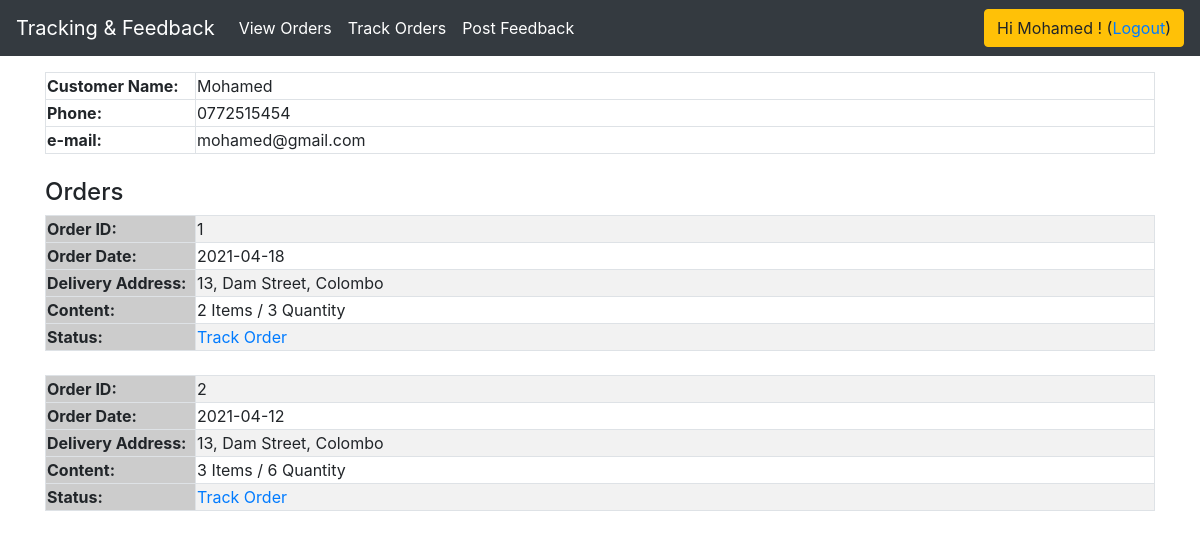
Screenshot of /orders.php (signed in) with the database file from the repository.
### tables this page shows
CREATE TABLE IF NOT EXISTS `customers` (
  `seno` bigint(20) UNSIGNED NOT NULL AUTO_INCREMENT,
  `name` varchar(200) NOT NULL,
  `l_name` varchar(300) NOT NULL,
  `email` varchar(300) NOT NULL,
  `phone` varchar(20) NOT NULL,
  `username` varchar(300) NOT NULL,
  `password` varchar(300) NOT NULL,
  PRIMARY KEY (`seno`),
  UNIQUE KEY `seno` (`seno`)
);

CREATE TABLE IF NOT EXISTS `carts` (
  `seno` bigint(20) UNSIGNED NOT NULL AUTO_INCREMENT,
  `customer_id` varchar(100) NOT NULL,
  `date` date NOT NULL,
  `delivery_address` text NOT NULL,
  `status` varchar(20) NOT NULL DEFAULT 'pending',
  UNIQUE KEY `seno` (`seno`)
);

### Connections/dbconnect.php (called while the page is built, shortened)
<?php
$hostname_dbconnect = "localhost";
$username_dbconnect = "root";
$password_dbconnect = "";
$dbconnect = mysql_pconnect($hostname_dbconnect, $username_dbconnect, $password_dbconnect) or trigger_error(mysql_error(),E_USER_ERROR);
$logoutAction = $_SERVER['PHP_SELF']."?doLogout=true";
$getUsername= "-1";
if (isset($_SESSION['MM_Username'])) {
  $getUsername = $_SESSION['MM_Username'];
}
$query_get_customer_info = "SELECT * FROM customers WHERE username = '$getUsername'";
$get_customer_info = mysql_query($query_get_customer_info, $dbconnect) or die(mysql_error());
$row_get_customer_info = mysql_fetch_assoc($get_customer_info);
$customer_name = $row_get_customer_info['name'].' '.$row_get_customer_info['l_name'];
$cusID = $row_get_customer_info['seno'];
?>

### orders.php (the view, shortened to what this page needs)
<?php require_once('Connections/dbconnect.php'); ?>
<?php
$query_list_orders = "SELECT * FROM carts WHERE customer_id = '$cusID' ORDER BY `date` DESC";
$list_orders = mysql_query($query_list_orders, $dbconnect) or die(mysql_error());
$row_list_orders = mysql_fetch_assoc($list_orders);
?>
<!doctype html>
<html>
<head>
<link href="css/bootstrap-4.3.1.css" rel="stylesheet" type="text/css">
</head>
<body>
<nav class="navbar navbar-expand-lg navbar-dark bg-dark"> <a class="navbar-brand" href="#">Tracking &amp; Feedback</a>
  <div class="collapse navbar-collapse" id="navbarSupportedContent1">
    <ul class="navbar-nav mr-auto">
      <li class="nav-item active"> <a class="nav-link" href="orders.php">View Orders</a> </li>
      <li class="nav-item active"> <a class="nav-link" href="track.php">Track Orders</a> </li>
      <li class="nav-item active"> <a class="nav-link" href="feedback.php">Post Feedback</a> </li>
    </ul>
	 <div class="btn btn-warning">Hi <?php echo $customer_name; ?>! (<a href="<?php echo $logoutAction ?>">Logout</a>)</div>
  </div>
</nav>
<div class="container mt-3">
<div class="row">
	<div class="col-md-12">
	<table width="100%" border="0" class="table-bordered">
  <tbody>
    <tr>
      <td width="150"><strong>Customer Name:</strong></td>
      <td><?php echo $customer_name; ?></td>
      </tr>
    <tr>
      <td width="150"><strong>Phone:</strong></td>
      <td><?php echo $row_get_customer_info['phone']; ?></td>
      </tr>
    <tr>
      <td width="150"><strong>e-mail:</strong></td>
      <td><?php echo $row_get_customer_info['email']; ?></td>
      </tr>
  </tbody>
</table>
<h4 class="alert-heading mt-4">Orders</h4>
<?php do { ?>
<?php
$orderID = $row_list_orders['seno'];
$query_order_contents = "SELECT COUNT(seno), SUM(quantity) FROM carts_items WHERE cart_id = '$orderID'";
$order_contents = mysql_query($query_order_contents, $dbconnect) or die(mysql_error());
$row_order_contents = mysql_fetch_assoc($order_contents);
?>
  <table width="100%" border="0" class="table-bordered table-striped">
    <tbody>
      <tr>
        <td width="150" bgcolor="#CCC"><strong>Order ID:</strong></td>
        <td><?php echo $row_list_orders['seno']; ?></td>
        </tr>
      <tr>
        <td width="150" bgcolor="#CCC"><strong>Order Date:</strong></td>
        <td><?php echo $row_list_orders['date']; ?></td>
        </tr>
      <tr>
        <td width="150" bgcolor="#CCC"><strong>Delivery Address:</strong></td>
        <td><?php echo $row_list_orders['delivery_address']; ?></td>
        </tr>
      <tr>
        <td bgcolor="#CCC"><strong>Content:</strong></td>
        <td><?php echo $row_order_contents['COUNT(seno)']; ?> Items / <?php echo $row_order_contents['SUM(quantity)']; ?> Quantity </td>
      </tr>
      <tr>
        <td width="150" bgcolor="#CCC"><strong>Status:</strong></td>
        <td><a href="track.php?orderID=<?php echo $row_list_orders['seno']; ?>">Track Order</a></td>
        </tr>
    </tbody>
  </table><br>
  <?php } while ($row_list_orders = mysql_fetch_assoc($list_orders)); ?>
	</div>
</div>
</div>
</body>
</html>

### rows the page displays
customers: customer_name "Mohamed", phone "0772515454", email "mohamed@gmail.com"
carts: seno "1", date "2021-04-18", delivery_address "13, Dam Street, Colombo", COUNT "2", SUM "3"
carts: seno "2", date "2021-04-12", delivery_address "13, Dam Street, Colombo", COUNT "3", SUM "6"
